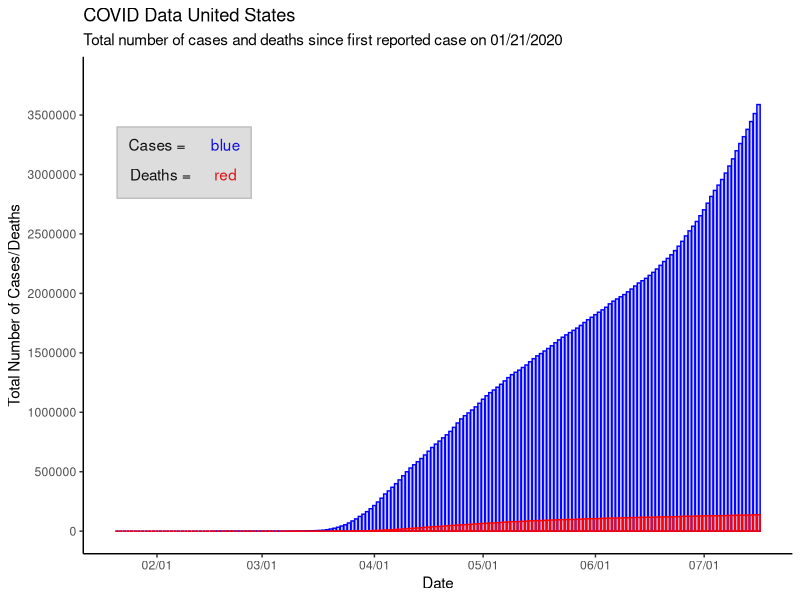
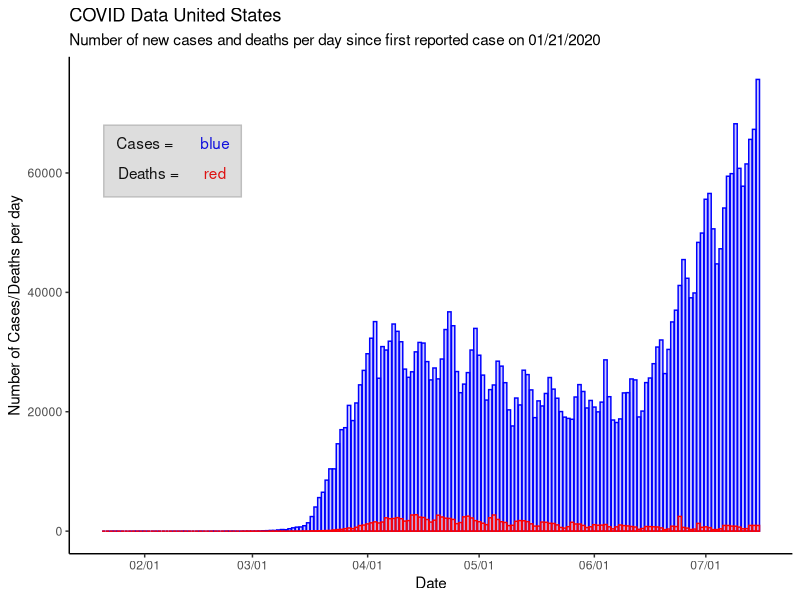

R code for these plots, in order:
## ---- chunk 1
knitr::opts_chunk$set(echo = TRUE, error = TRUE)
## ---- chunk 2
library("ggplot2")
## ---- chunk 3
# read in data from us.csv file
US_data <- read.csv("us.csv", stringsAsFactors = FALSE)

## ---- chunk 4
# convert from chr values to date values
US_data$date <- as.Date(US_data$date, format = "%Y-%m-%d")

## ---- chunk 5
# the scales package will help with formatting the x-axis
library(scales)

ggplot(data = US_data) + 
  # separately adding geom_col() layers for covid cases and deaths
  geom_col(aes(x = date, y = cases), color = "blue", fill = "blue", alpha = 0.2) +
  geom_col(aes(x = date, y = deaths), color = "red", fill = "red", alpha = 0.2) +
  # formatting x and y axes
  scale_x_date(name = "Date", labels = date_format("%m/%d")) +
  scale_y_continuous(name="Total Number of Cases/Deaths", limits=c(0, 3800000), breaks = seq(0, 3800000, 500000)) +
  # adding title and subtitle
  labs(title = "COVID Data United States", subtitle = "Total number of cases and deaths since first reported case on 01/21/2020") +
  # add classic theme for background
  theme_classic() +
  # manually add a legend
  annotate("text", x = as.Date("2020-02-01", "%Y-%m-%d"), y = 3250000, label = "Cases =") +
  annotate("text", x = as.Date("2020-02-20", "%Y-%m-%d"), y = 3250000, label = "blue", color = "blue") +
  annotate("text", x = as.Date("2020-02-02", "%Y-%m-%d"), y = 3000000, label = "Deaths =") +
  annotate("text", x = as.Date("2020-02-20", "%Y-%m-%d"), y = 3000000, label = "red", color = "red") +
  annotate("rect", xmin = as.Date("2020-01-21", "%Y-%m-%d"), xmax = as.Date("2020-02-27", "%Y-%m-%d"), ymin = 2800000, ymax = 3400000, color = "grey", alpha = 0.2)
  
 
## ---- chunk 6
library(dplyr)
# add variables for cases per day and deaths per day
US_data$diff_cases <- lead(US_data$cases, 1) - US_data$cases
US_data$diff_deaths <- lead(US_data$deaths, 1) - US_data$deaths

## ---- chunk 7
ggplot(data = US_data) + 
  # separately adding geom_col() layers for covid cases and deaths
  geom_col(aes(x = date, y = diff_cases), color = "blue", fill = "blue", alpha = 0.2) +
  geom_col(aes(x = date, y = diff_deaths), color = "red", fill = "red", alpha = 0.2) +
  # formatting x and y axes
  scale_x_date(name = "Date", labels = date_format("%m/%d")) +
  scale_y_continuous(name="Number of Cases/Deaths per day") +
  # adding title and subtitle
  labs(title = "COVID Data United States", subtitle = "Number of new cases and deaths per day since first reported case on 01/21/2020") +
  # adding classic theme for background
  theme_classic() +
  # manually add a legend
  annotate("text", x = as.Date("2020-02-01", "%Y-%m-%d"), y = 65000, label = "Cases =") +
  annotate("text", x = as.Date("2020-02-20", "%Y-%m-%d"), y = 65000, label = "blue", color = "blue") +
  annotate("text", x = as.Date("2020-02-02", "%Y-%m-%d"), y = 60000, label = "Deaths =") +
  annotate("text", x = as.Date("2020-02-20", "%Y-%m-%d"), y = 60000, label = "red", color = "red") +
  annotate("rect", xmin = as.Date("2020-01-21", "%Y-%m-%d"), xmax = as.Date("2020-02-27", "%Y-%m-%d"), ymin = 56000, ymax = 68000, color = "grey", alpha = 0.2)

